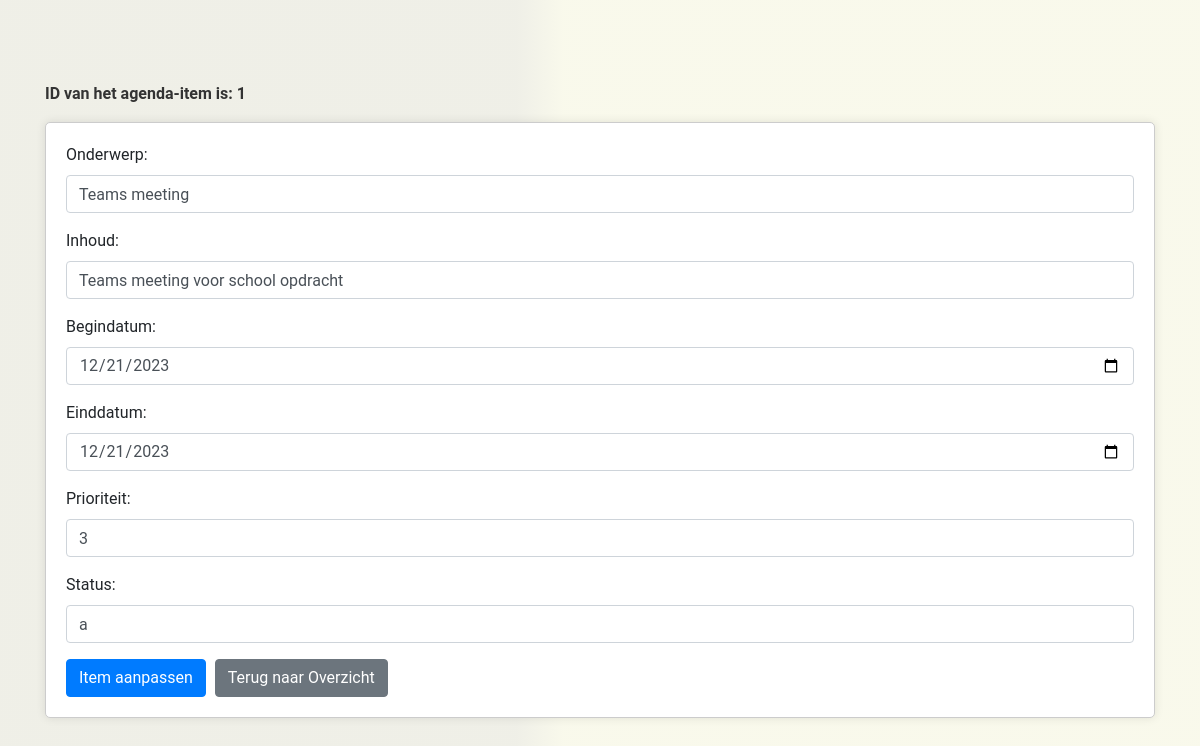
The app's page /PHP/pasaan.php?id=1 (signed in) with its own data.
### tables this page shows
CREATE TABLE `crud_agenda` (
  `ID` int(11) NOT NULL COMMENT 'De key, auto nummering',
  `Onderwerp` varchar(30) NOT NULL COMMENT 'Titel',
  `Inhoud` text NOT NULL COMMENT 'Wat moet er allemaal gebeuren?',
  `Begindatum` date NOT NULL COMMENT 'Standaard de dag van vandaag',
  `Einddatum` date NOT NULL COMMENT 'Alleen datum, geen tijd',
  `Prioriteit` tinyint(4) NOT NULL COMMENT 'van 1 tot 5',
  `Status` enum('n','b','a') NOT NULL COMMENT '''niet begonnen'', ''bezig'', ''afgerond'''
);

### PHP/pasaan.php (the view, shortened to what this page needs)
<!DOCTYPE html>
<html>
<head>
    <link href="https://stackpath.bootstrapcdn.com/bootstrap/4.3.1/css/bootstrap.min.css" rel="stylesheet">
    <link rel="stylesheet" href="../CSS/pasaan.css">
</head>
<body class="d-flex justify-content-center align-items-center vh-100">
    <div class="container">
<?php
require 'config.php';
$id = $_GET['id'];
echo "<p><strong style='color: #333;'>ID van het agenda-item is: " . $id . "</strong></p>";
$query = "SELECT * FROM crud_agenda WHERE ID = $id";
$result = mysqli_query($mysqli, $query);
$item = mysqli_fetch_assoc($result);
?>
<form action="aanpasVerwerk.php" method="post">
    <div class="form-group">
        <label for="onderwerp">Onderwerp:</label>
        <input type="text" class="form-control" name="onderwerp" value="<?php echo $item['Onderwerp']; ?>">
    </div>
    <div class="form-group">
        <label for="inhoud">Inhoud:</label>
        <input type="text" class="form-control" name="inhoud" value="<?php echo $item['Inhoud']; ?>">
    </div>
    <div class="form-group">
        <label for="begindatum">Begindatum:</label>
        <input type="date" class="form-control" name="begindatum" value="<?php echo $item['Begindatum']; ?>">
    </div>
    <div class="form-group">
        <label for="einddatum">Einddatum:</label>
        <input type="date" class="form-control" name="einddatum" value="<?php echo $item['Einddatum']; ?>">
    </div>
    <div class="form-group">
        <label for="prioriteit">Prioriteit:</label>
        <input type="number" class="form-control" name="prioriteit" value="<?php echo $item['Prioriteit']; ?>">
    </div>
    <div class="form-group">
        <label for="status">Status:</label>
        <input type="text" class="form-control" name="status" value="<?php echo $item['Status']; ?>">
    </div>
    <input type="submit" class="btn btn-primary" value="Item aanpassen">
    <a href='toonagenda.php' class='btn btn-secondary'>Terug naar Overzicht</a>
</form>
</div>
</body>
</html>

### CSS/pasaan.css (style rules this page uses)
body { font-family: 'Roboto', sans-serif; margin: 0; padding: 20px; background: rgb(217,217,198); background: linear-gradient(90deg, rgba(217,217,198,0.4149860627844888) 43%, rgba(240,240,208,0.4149860627844888) 47%); }
form { border: 1px solid #ccc; padding: 20px; background-color: #fff; border-radius: 5px; box-shadow: 0 0 10px rgba(0, 0, 0, 0.1); }
.btn-secondary { margin-left: 5px; }

### records on screen
crud_agenda: onderwerp "Teams meeting", inhoud "Teams meeting voor school opdracht", begindatum "12/21/2023", einddatum "12/21/2023", prioriteit "3", status "a"

### other values on screen
$id "1"
